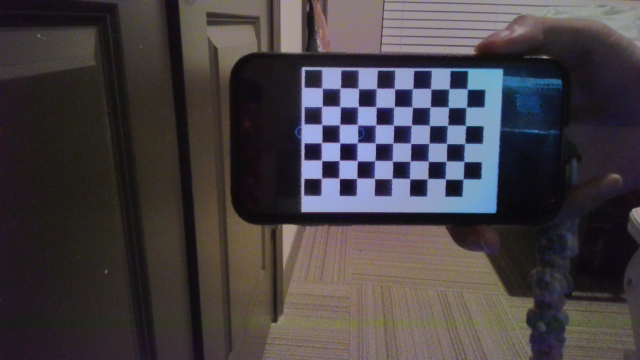
#> input picture CameraCalibration-main/images/LC/img0.png, 640 x 360 px; its folder holds 4 pictures in this run
$ python calibration2.py   (older library calls are emulated)
#> lines starting #> are read from the running program, lines starting #| are printed output that depends on the picture; pictures that were not available may be replaced by others from this repository, and a replacement may not be noted
import cv2
import numpy as np
import glob
import pickle

# 準備棋盤格規格
chessboard_size = (9, 6)
# 準備世界坐標系下的物理點
objp = np.zeros((chessboard_size[0] * chessboard_size[1], 3), np.float32)
objp[:, :2] = np.mgrid[0:chessboard_size[0], 0:chessboard_size[1]].T.reshape(-1, 2)

# 存儲棋盤格角點的物理坐標和像素坐標
objpoints = []
imgpointsL = []
imgpointsR = []

# 加載校正圖像
images_left = glob.glob('CameraCalibration-main/images/LC/*.png')
images_right = glob.glob('CameraCalibration-main/images/RC/*.png')

# 找到棋盤角點並存儲
for img_left, img_right in zip(images_left, images_right):
    imgL = cv2.imread(img_left)
#> imgL is the input picture: shape (360, 640, 3); mean B, G, R 67.4, 63.6, 68.7
    imgR = cv2.imread(img_right)
    grayL = cv2.cvtColor(imgL, cv2.COLOR_BGR2GRAY)
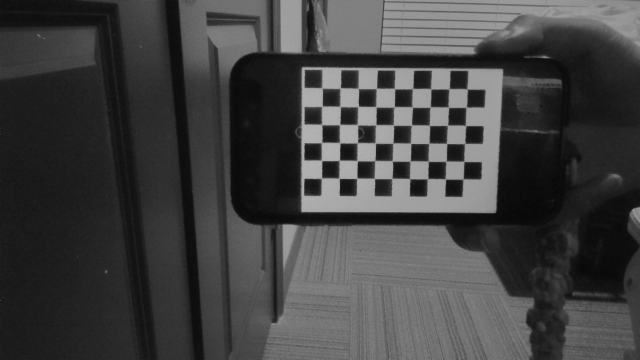
#> grayL: shape (360, 640); min 8, max 179, mean 65.6
    grayR = cv2.cvtColor(imgR, cv2.COLOR_BGR2GRAY)

    # 找到棋盤角點
    retL, cornersL = cv2.findChessboardCorners(grayL, chessboard_size, None)
#> retL = True; cornersL = 54 rows, first 8: [321.7, 87.82], [340.4, 87.71], [358.2, 88.33], [376.5, 88.19], [394.6, 88.83], [412.6, 88.46], [430.8, 88.93], [449.1, 88.68]
    retR, cornersR = cv2.findChessboardCorners(grayR, chessboard_size, None)
#> retR = True; cornersR has the same summary as cornersL

    if retL and retR:
        objpoints.append(objp)
        imgpointsL.append(cornersL)
        imgpointsR.append(cornersR)

# 單相機校正
retL, mtxL, distL, rvecsL, tvecsL = cv2.calibrateCamera(objpoints, imgpointsL, grayL.shape[::-1], None, None)
#> retL = 0.316; mtxL = [[1543, 0, 279.9], [0, 1687.6, 155.3], [0, 0, 1]]; distL = [[-3.12, 340.8, 0.0048, -0.0304, -10581.4]]; rvecsL = ([0.435, 0.0181, 0.00165],); tvecsL = ([2.3, -3.37, 83.41],)
retR, mtxR, distR, rvecsR, tvecsR = cv2.calibrateCamera(objpoints, imgpointsR, grayR.shape[::-1], None, None)
#> retR = 0.316; mtxR = [[1543, 0, 279.9], [0, 1687.6, 155.3], [0, 0, 1]]; distR = [[-3.12, 340.8, 0.0048, -0.0304, -10581.4]]; rvecsR = ([0.435, 0.0181, 0.00165],); tvecsR = ([2.3, -3.37, 83.41],)

# 立體校正
criteria = (cv2.TERM_CRITERIA_EPS + cv2.TERM_CRITERIA_MAX_ITER, 30, 1e-6)
retval, cameraMatrixL, distCoeffsL, cameraMatrixR, distCoeffsR, R, T, E, F = cv2.stereoCalibrate(
    objpoints, imgpointsL, imgpointsR,
    mtxL, distL,
    mtxR, distR,
    grayL.shape[::-1], criteria=criteria, flags=cv2.CALIB_FIX_INTRINSIC
)
#> retval = 0.316; cameraMatrixL = [[1543, 0, 279.9], [0, 1687.6, 155.3], [0, 0, 1]]; distCoeffsL = [[-3.12, 340.8, 0.0048, -0.0304, -10581.4]]; cameraMatrixR = [[1543, 0, 279.9], [0, 1687.6, 155.3], [0, 0, 1]]; distCoeffsR = [[-3.12, 340.8, 0.0048, -0.0304, -10581.4]]; R = [[1, 1.15e-14, -1.46e-15], [-1.15e-14, 1, -1.39e-15], [1.46e-15, 1.39e-15, 1]]; T = [-3.35e-14, 2.32e-13, -2.09e-12]; E = [[-2.38e-26, 2.09e-12, 2.32e-13], [-2.09e-12, -2.41e-26, 3.35e-14], [-2.32e-13, -3.35e-14, 3.86e-28]]; F = [[5.87e-05, -4.71e+09, -1.5e+11], [4.71e+09, 4.96e-05, -1.44e+12], [1.5e+11, 1.44e+12, 1]]

# 立體校正（Stereo Rectification）
print(imgL.shape[::-1])
#| (3, 640, 360)
R1, R2, P1, P2, Q, _, _ = cv2.stereoRectify(cameraMatrixL, distCoeffsL, cameraMatrixR, distCoeffsR, grayL.shape[::-1], R, T)
#> R1 = [[1, 0.0159, -0.0143], [-0.0159, 0.11, -0.994], [-0.0143, 0.994, 0.11]]; R2 has the same summary as R1; P1 = [[1543, 0, -1546, 0], [0, 1543, 46087.4, 0], [0, 0, 1, 0]]; P2 = [[1543, 0, -1546, 0], [0, 1543, 46087.4, 3.25e-09], [0, 0, 1, 0]]; Q = [[1, 0, 0, 1546], [0, 1, 0, -46087.4], [0, 0, 0, 1543], [0, 0, -4.75e+11, 0]]


mapLx, mapLy = cv2.initUndistortRectifyMap(cameraMatrixL, distCoeffsL, R1, P1, grayL.shape[::-1], cv2.CV_32FC1)
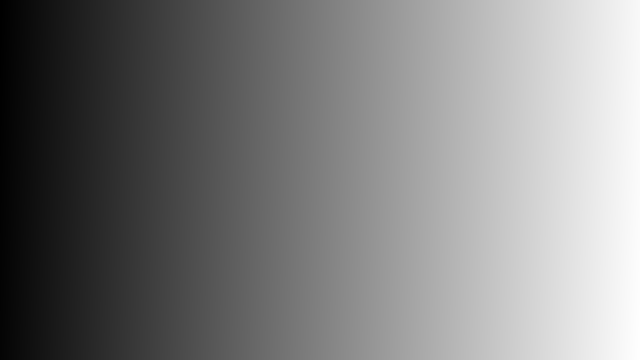
#> mapLx: shape (360, 640) float32; min 354.4, max 376, mean 365.2; drawn with min black and max white
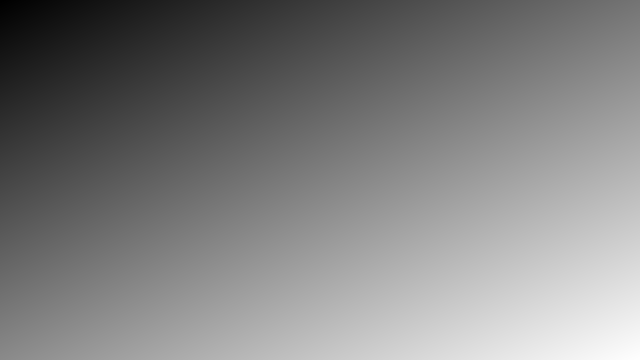
#> mapLy: shape (360, 640) float32; min 27.56, max 28.39, mean 28; drawn with min black and max white
mapRx, mapRy = cv2.initUndistortRectifyMap(cameraMatrixR, distCoeffsR, R2, P2, grayL.shape[::-1], cv2.CV_32FC1)

# 对720p图像进行去畸变和校正
undistortedL = cv2.remap(imgL, mapLx, mapLy, cv2.INTER_LINEAR)
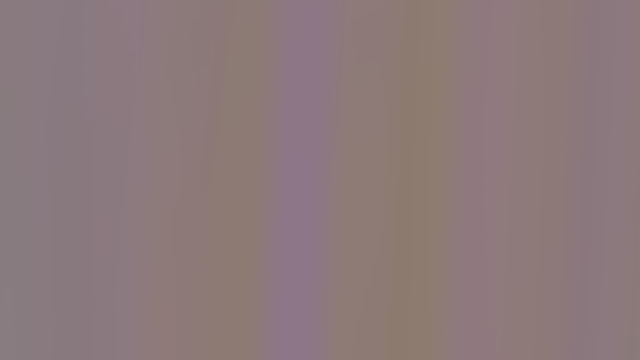
#> undistortedL: shape (360, 640, 3); mean B, G, R 123, 121.3, 140.1
undistortedR = cv2.remap(imgR, mapRx, mapRy, cv2.INTER_LINEAR)

# Display the undistorted and rectified images
cv2.imshow('Undistorted and Rectified Left Image', undistortedL)
cv2.imshow('Undistorted and Rectified Right Image', undistortedR)

cv2.waitKey(0)

# 保存校正信息到文件
calibration_data = {
    'cameraMatrixL': cameraMatrixL,
    'distCoeffsL': distCoeffsL,
    'cameraMatrixR': cameraMatrixR,
    'distCoeffsR': distCoeffsR,
    'R': R,
    'T': T,
    'R1': R1,
    'R2': R2,
    'P1': P1,
    'P2': P2,
    'Q': Q
}

# # 使用pickle保存
# with open('stereo_calibration_data.pkl', 'wb') as f:
#     pickle.dump(calibration_data, f)

# 使用numpy保存
np.savez('CameraCalibration-main/stereo_calibration_data_360.npz',
         cameraMatrixL=cameraMatrixL,
         distCoeffsL=distCoeffsL,
         cameraMatrixR=cameraMatrixR,
         distCoeffsR=distCoeffsR,
         R=R, T=T, R1=R1, R2=R2, P1=P1, P2=P2, Q=Q)
